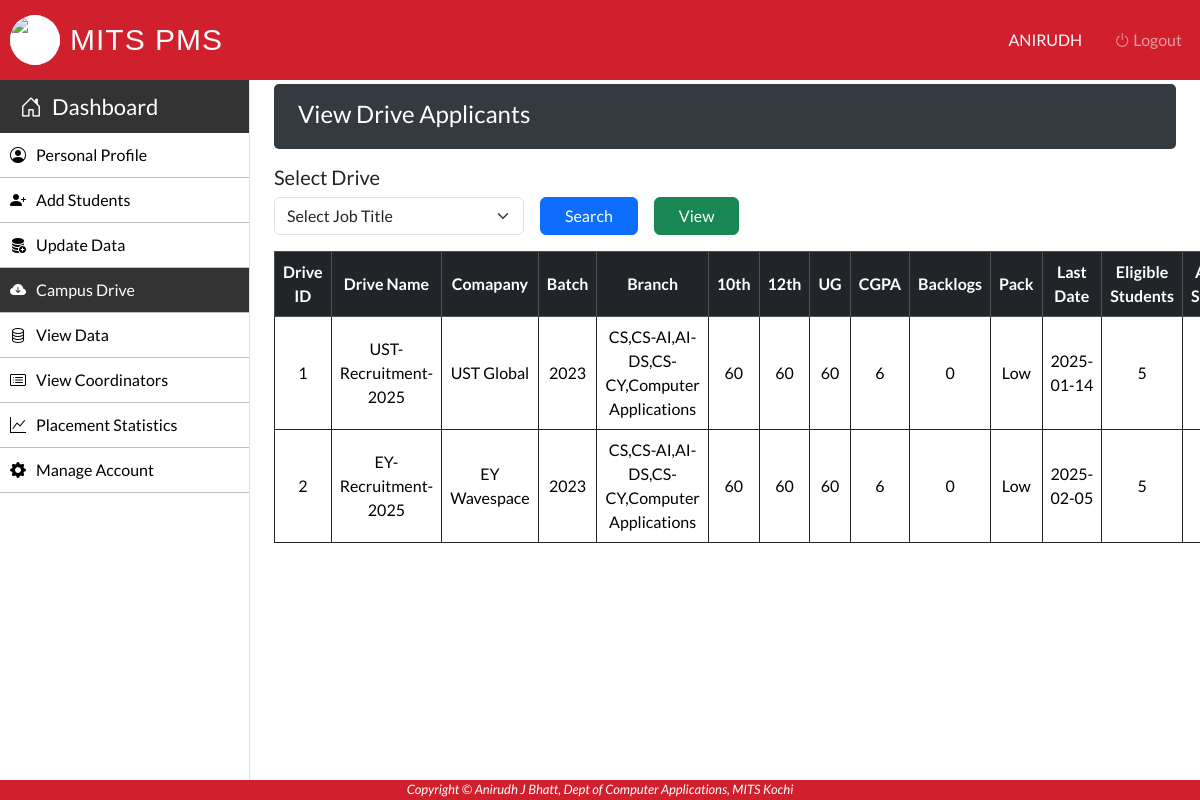
/Faculty/campus-drive.php (signed in), run on an earlier commit of the app's database.
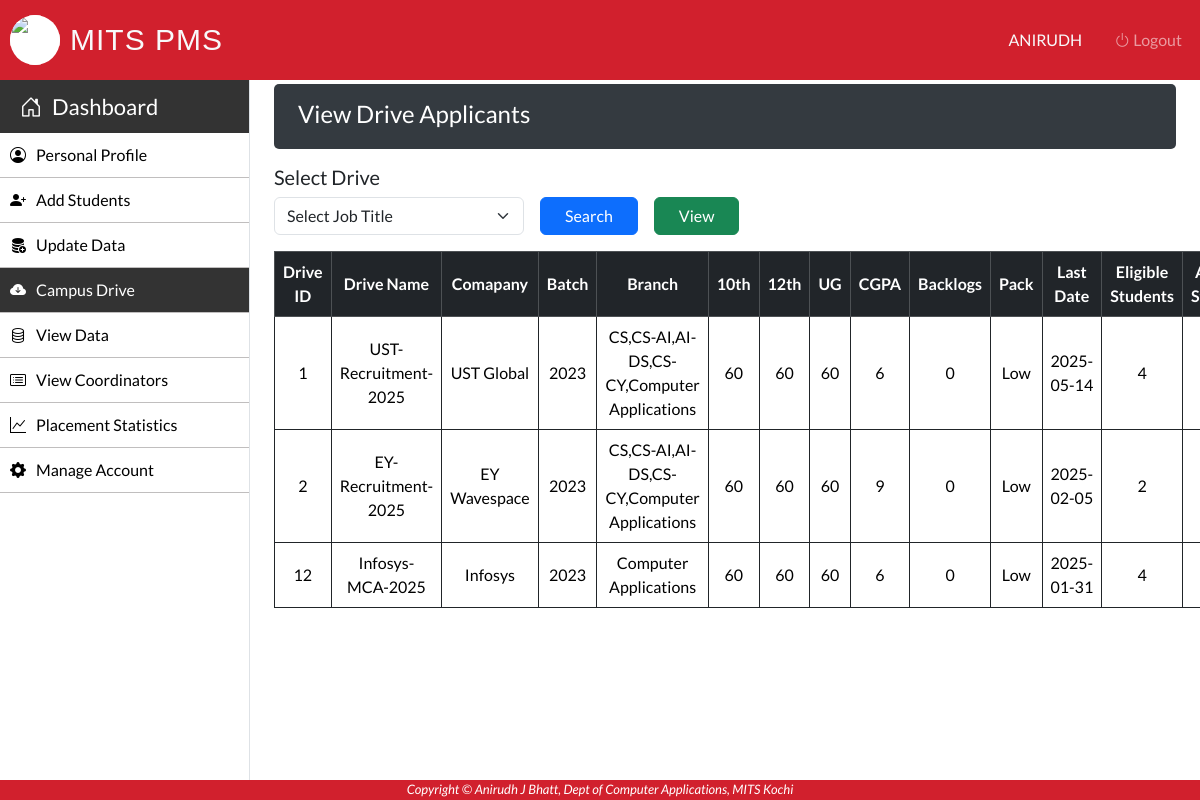
And on a later commit of the database.
### tables this page shows
CREATE TABLE `drive` (
  `D_ID` int(50) NOT NULL,
  `D_Name` varchar(50) NOT NULL,
  `Role` varchar(50) NOT NULL,
  `Course` varchar(50) NOT NULL,
  `Branch` varchar(50) NOT NULL,
  `Year` int(50) NOT NULL,
  `Marks_10th` int(10) NOT NULL,
  `Marks_12th` int(10) NOT NULL,
  `Marks_UG` int(10) NOT NULL,
  `CGPA` int(10) NOT NULL,
  `Backlogs` int(50) NOT NULL,
  `D_Package` int(10) NOT NULL,
  `D_Date` varchar(30) NOT NULL,
  `C_ID` int(50) NOT NULL
);

CREATE TABLE `company` (
  `C_ID` int(50) NOT NULL,
  `C_Name` varchar(50) NOT NULL,
  `C_Type` varchar(50) NOT NULL,
  `C_YOE` varchar(15) NOT NULL,
  `C_Address` varchar(100) NOT NULL,
  `C_Email` varchar(50) NOT NULL,
  `C_Phone` varchar(50) NOT NULL,
  `C_Person` varchar(50) NOT NULL,
  `C_Website` varchar(50) NOT NULL
);

### Faculty/campus-drive.php (the view, shortened to what the changed rows need)
 <?php
	require_once "../connection/connection.php";
    $Fac_ID=$_SESSION['LoginFaculty'];
	$query = "SELECT * FROM `faculty` WHERE `Fac_ID` = '$Fac_ID' ";
    $run = mysqli_query($con, $query);
    $row = mysqli_fetch_array($run);
	$Fac_Dept=$row['Fac_Dept'];
?>
<!DOCTYPE html>
<html lang="en">
<head>
</head>
    <body>
        <?php include('../Common/header.php'); ?>
        <main role="main" class="mt-1 mb-3 px-md-4 page-content-index">
			<div class="sub-main">
				<?php
					if(isset($_REQUEST['Search'])){
						$D_ID=$_POST['D_ID'];
				?>
						<section class="mt-3">
							<table class="w-100 table table-bordered border-dark table-hover text-center" cellpadding="5">
								<tr class="table-dark text-white">
									<th>Student ID</th>
									<th>Name</th>
									<th>Department</th>
									<th>Year</th>
								</tr>
								<?php
									$query="SELECT * FROM application a, Student s where a.S_ID=s.Stud_ID and a.D_ID='$D_ID' and s.Stud_Batch='$Fac_Dept'";
									$run=mysqli_query($con,$query);
									while($row=mysqli_fetch_array($run)) {
								?>
								<tr>
									<td><?php echo $row['Stud_ID']; ?></td>
									<td><?php echo $row['Stud_Name']; ?></td>
									<td><?php echo $row['Stud_Batch']; ?></td>
									<td><?php echo $row['Stud_Year']; ?></td>
								</tr>
								<?php
									}
								?>
							</table>
							<div class="text-center mt-2">
								<button type="button" class="btn btn-success" data-bs-toggle="modal" data-bs-target="#modal">Download</button>
							</div>
							<div class="modal fade" id="modal" tabindex="-1" aria-labelledby="exampleModalLabel" aria-hidden="true">
								<div class="modal-dialog modal-lg modal-dialog-centered ">
									<div class="modal-content">
										<div class="modal-header bg-dark text-white">
											<h1 class="modal-title fs-5" id="exampleModalLabel">Download Data</h1>
											<button type="button" class="btn-close" data-bs-dismiss="modal" aria-label="Close"></button>
										</div>
										<div class="modal-body">
											<form method="POST">
												<div class="row">
													<?php
														echo "<input type='hidden' name='D_ID' value='$D_ID'>";
														$query = "SHOW COLUMNS FROM student";
														$run = mysqli_query($con, $query);
														if ($run){
															while($row=mysqli_fetch_assoc($run)) {
																$column_name = $row['Field'];
																echo "
																<div class='col-md-4 mt-2'>
																	<div class='form-group'>
																		<div class='form-check form-check-inline'>
																			<input class='form-check-input' type='checkbox'  name='columns[]' value='$column_name'>$column_name
																		</div>
																	</div>
																</div>";
															}
														}
													?>
												</div>
												<div class="modal-footer mt-3">
													<input type="submit" class="btn btn-primary" name="download" value="Download">
													<button type="button" class="btn btn-secondary" data-bs-dismiss="modal">Close</button>
												</div>
											</form>
										</div>
									</div>
								</div>
							</div>
						</section>
				<?php
					}
					else{
				?>
						<section class="my-3">
							<table class="w-100 table table-bordered border-dark table-hover text-center" cellpadding="5">
								<tr class="table-dark text-white">
									<th>Drive ID</th>
									<th>Drive Name</th>
									<th>Comapany</th>
									<th>Batch</th>
									<th>Branch</th>
									<th>10th</th>
									<th>12th</th>
									<th>UG</th>
									<th>CGPA</th>
									<th>Backlogs</th>
									<th>Pack</th>
									<th>Last Date</th>
									<th>Eligible Students</th>
									<th>Applied Students</th>
								</tr>
								<?php
									$query="SELECT
												d.*, c.*,
												COUNT(DISTINCT s.Stud_ID) AS Stud_Count,
												COUNT(DISTINCT a.App_ID) AS App_Count
											FROM
												drive d
											LEFT JOIN student s
												ON FIND_IN_SET(s.Stud_Course, d.Course) > 0
												AND FIND_IN_SET(s.Stud_Batch, d.Branch) > 0
												AND d.Year = s.Stud_Year
												AND d.Marks_10th <= s.Marks_10th
												AND d.Marks_12th <= s.Marks_12th
												AND (s.Marks_UG <= 0 OR d.Marks_UG <= s.Marks_UG)
												AND d.CGPA <= s.CGPA
												AND d.Backlogs <= s.Stud_Backlogs
												AND d.D_Package <= s.Stud_Package
											LEFT JOIN application a
												ON a.D_ID = d.D_ID
											LEFT JOIN company c ON
												c.C_ID = d.C_ID
											WHERE
												s.Stud_Batch = '$Fac_Dept'
											GROUP BY d.D_ID";
									$pack=array("0"=>"Low","1"=>"Medium","2"=>"High");
									$run=mysqli_query($con,$query);
									while($row=mysqli_fetch_array($run)) {
										echo "<tr>";
										echo "<td>".$row['D_ID']."</td>";
										echo "<td>".$row['D_Name']."</td>";
										echo "<td>".$row['C_Name']."</td>";
										echo "<td>".$row['Year']."</td>";
										echo "<td>".$row['Branch']."</td>";
										echo "<td>".$row['Marks_10th']."</td>";
										echo "<td>".$row['Marks_12th']."</td>";
										echo "<td>".$row['Marks_UG']."</td>";
										echo "<td>".$row['CGPA']."</td>";
										echo "<td>".$row['Backlogs']."</td>";
										echo "<td>".$pack[$row['D_Package']]."</td>";
										echo "<td>".$row['D_Date']."</td>";
										echo "<td>".$row['Stud_Count']."</td>";
										echo "<td>".$row['App_Count']."</td>";
										echo "</tr>";
									}
								?>
							</table>
						</section>
				<?php
					}
				?>
			</div>
        </main>
    </body>
</html>

What changed in the data, as far as the page shows it:
changed drive "UST-Recruitment-2025": D_Date "2025-01-14" → "2025-05-14"; Stud_Count "5" → "4"
changed drive "EY-Recruitment-2025": CGPA "6" → "9"; Stud_Count "5" → "2"
added drive: D_ID "12", D_Name "Infosys-MCA-2025", C_ID.C_Name "Infosys", Year "2023", Branch "Computer Applications", Marks_10th "60", Marks_12th "60", Marks_UG "60", CGPA "6", Backlogs "0", D_Package "Low", D_Date "2025-01-31", Stud_Count "4"
